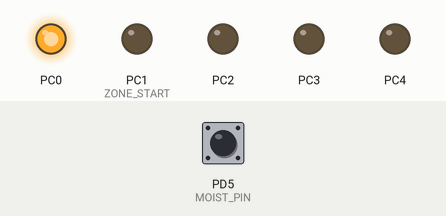
Simulated run of this program. Board: ATmega328P, built with avr-gcc and emulated at 7.372 MHz. On the bench: output pins drawn as LEDs (lit = HIGH). The inputs (shaded band) are chosen by the test bench; at power-on: PD5 (MOIST_PIN) HIGH. What the program prints to the serial monitor is not drawn.

Above: at 1.2 s.
1.3 s: PD5 (MOIST_PIN) pulled LOW for 1 s
At 2.2 s:
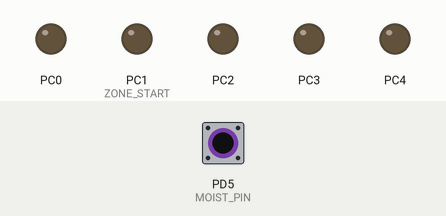
4.2 s: PD5 (MOIST_PIN) pulled LOW for 3.2 s
At 8.0 s:
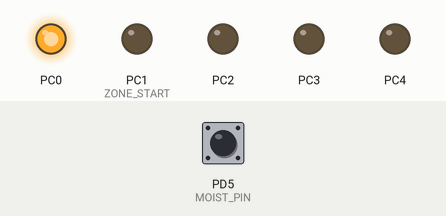
Timing chart, 0 to 9.5 s (numbered marks = the images above; inputs shaded):
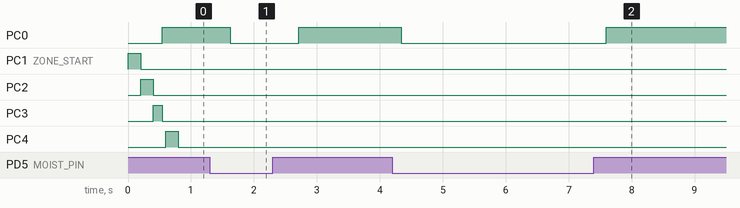

The program:

main.c
```c
#include <avr/io.h>
#include <avr/interrupt.h>
#include <util/delay.h>
#include "serial.h"

#define DEBUG 1

//Zones on PC1-4
#define ZONE_DDR DDRC
#define ZONE_PORT PORTC
#define ZONE_START PC1

//Moisture link on PD5
#define MOIST_DDR DDRD
#define MOIST_PORT PORTD
#define MOIST_PINR PIND
#define MOIST_PIN PD5

void decode_zone_msg(char* msg, char* zone, char* on) {
  //ignore start byte, assuming it's already present due to the check in serial.c
  *zone = msg[1];
  *on = msg[2] == 0x01;
  return;
}

char desiredZones = 0x00;

void init_timer1(unsigned short m) {
  TCCR1B |= (1 << WGM12);
  TIMSK1 |= (1 << OCIE1A);
  OCR1A = m;
  TCCR1B |= (1 << CS12);
}

int main(void) {
  uart_init();
  init_timer1(15625);

  sei();

  DDRC |= (1 << PC0);
  ZONE_DDR |= (0b1111 << ZONE_START);
  MOIST_DDR &= ~(1<<MOIST_PIN); //PORTD pin 5 as input
  MOIST_PORT |= (1<<MOIST_PIN); //activate pull-ups in PORTD pin5?

  // cycle through turning on all zones on boot
  for (int zone=0; zone < 4; zone++) {
    ZONE_PORT |= (1 << (ZONE_START + zone));
    _delay_ms(200);
    ZONE_PORT &= ~(1 << (ZONE_START + zone));
  }

  char buf[3];

  while(1) {
#if DEBUG
    uart_send("Waiting for data\r\n");
#endif

    //wait for a message to be available
    while (!message_available()) {}
    char zone, on;
    last_message(buf);
    mark_as_read();
    decode_zone_msg(buf, &zone, &on);

#if DEBUG
    char str[16];
    if (on) {
      snprintf(str, 16, "Turning on %d\n", zone);
    } else {
      snprintf(str, 16, "Turning off %d\n", zone);
    }
    uart_send(str);
#endif

    if (on) {
      ZONE_PORT |= (1 << (zone + ZONE_START));
      desiredZones |= (1 << (zone + ZONE_START));
    } else {
      ZONE_PORT &= ~(1 << (zone + ZONE_START));
      desiredZones &= ~(1 << (zone + ZONE_START));
    }

  }

  return 0;
}

ISR(TIMER1_COMPA_vect) {
#if DEBUG
  /* if(MOIST_PINR & (1 << MOIST_PIN)) { */
  /*   uart_send("T1\n"); */
  /* } else { */
  /*   uart_send("T0\n"); */
  /* } */
#endif
  if(MOIST_PINR & (1 << MOIST_PIN)) {
    PORTC |= (1 << PC0);
    ZONE_PORT &= ~(0b1111 << ZONE_START);
  } else {
    PORTC &= ~(1 << PC0);
    ZONE_PORT |= (desiredZones);
  }
}
```

serial.c
```c
#include <avr/io.h>
#include <avr/interrupt.h>
#include <string.h>

#define FOSC 7372000 // Clock frequency
#define BAUD 9600 // Baud rate used
#define MYUBRR (FOSC/16/BAUD-1) // Value for UBRR0

char buf[3];
int bufIndex = 0;

void uart_init() {
  DDRD &= ~(1 << DD0); //RX input
  DDRD |= (1 << DD1); //TX output
  UBRR0 = MYUBRR;
  UCSR0B |= (1 << TXEN0 | 1 << RXEN0 | 1 << RXCIE0); // Enable RX and TX and RX Interrupts
  UCSR0C = (3 << UCSZ00); // Async., no parity,
  // 1 stop bit, 8 data bits

  sei();
}

void uart_send(char* str) {
  while(*str) {
    while ((UCSR0A & (1 << UDRE0)) == 0) { }
    UDR0 = *str;
    str++;
  }
}

void last_message(char* newBuf) {
  memcpy(newBuf, buf, sizeof(char) * 3);
}

void mark_as_read() {
  bufIndex = 0;
}

char message_available() {
  return bufIndex == 3;
}

ISR(USART_RX_vect) {
  char in = UDR0;
  //start byte
  if (in == 0x42) {
    bufIndex = 0;
  }
  buf[bufIndex] = in;
  bufIndex++;
}
```

serial.h
```c
#ifndef SERIAL_H
#define SERIAL_H

void uart_init();
void uart_send(char* str);
char message_available();
void last_message(char* newBuf);
void mark_as_read();

#endif
```

Measured:
- after the input at 1.3 s, PC0: HIGH → LOW after 0.33 s, → HIGH 1.1 s later
- after the input at 4.2 s, PC0: HIGH → LOW after 0.14 s, → HIGH 3.3 s later
